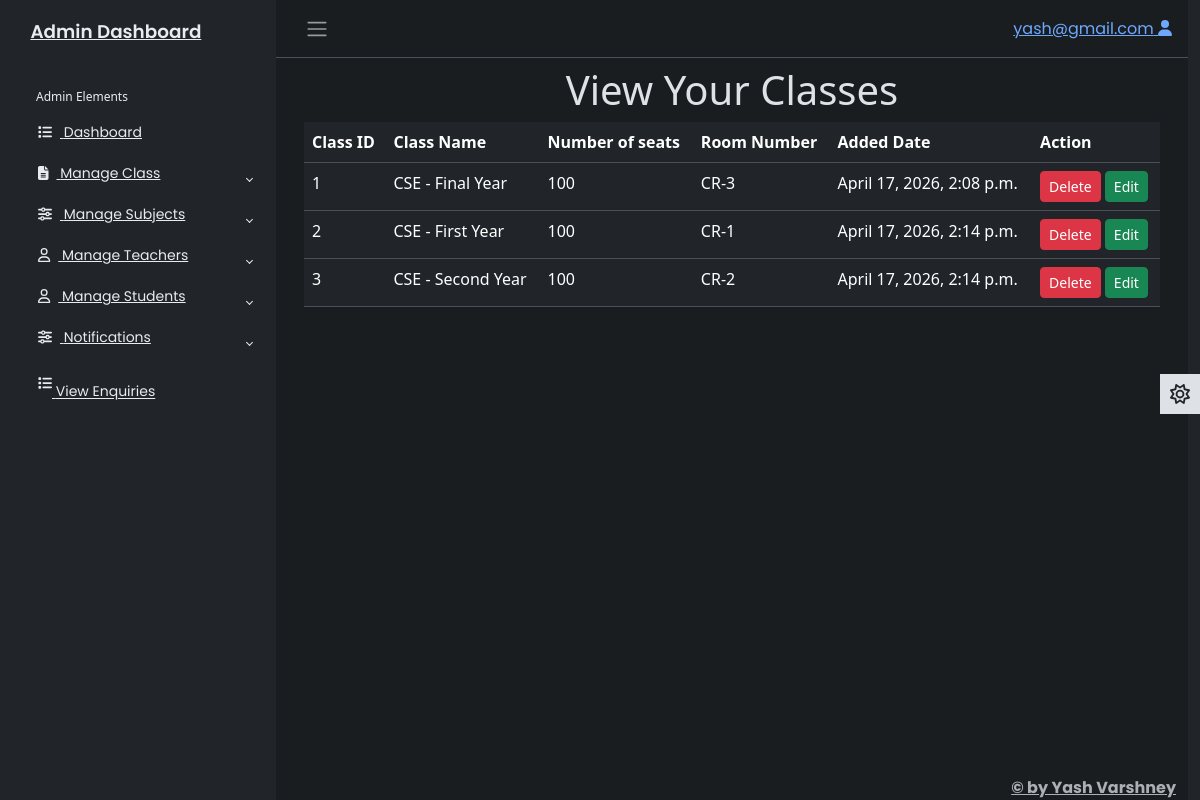
/adminapp/viewclass/ (signed in), run on the app's committed database.
### adminapp/models.py (models this page shows)
class Classes(models.Model):
    cid = models.IntegerField(primary_key=True,auto_created=True)
    class_name = models.CharField(max_length=30)
    seats = models.IntegerField()
    roomno = models.CharField(max_length=50)
    created_date = models.DateTimeField()

### adminapp/views.py (the view)
# urls.py: path('viewclass/',views.viewclass,name = 'viewclass'),
@cache_control(no_store = True,no_cache = True,must_revalidate = True)
def viewclass(req):
    try:
      if req.session['adminid']!=None:
        adminid = req.session['adminid']
        cl = Classes.objects.all()
        return render(req,'viewclass.html',{'adminid':adminid,'cl':cl})
    except KeyError:
       return redirect('login')

### adminapp/templates/viewclass.html
{% extends 'adminbase.html' %}
{% load static %}
{% block admin %}
<div class="row">
    <div class="col-sm-12">
        <h1 class="text-center">View Your Classes</h1>
        <table class="table">
            <tr>
                <th>Class ID</th>
                <th>Class Name</th>
                <th>Number of seats</th>
                <th>Room Number</th>
                <th>Added Date</th>
                <th>Action</th>
            </tr>
            {% for c in cl %}
            <tr>
                <td>{{c.cid}}</td>
                <td>{{c.class_name}}</td>
                <td>{{c.seats}}</td>
                <td>{{c.roomno}}</td>
                <td>{{c.created_date}}</td>
                <td>
                    <a href="{% url 'adminapp:delclass' cid=c.cid %}" class="btn btn-sm btn-danger">Delete</a>
                    <a href="{% url 'adminapp:editclass' id=c.cid %}" class="btn btn-sm btn-success">Edit</a>
                </td>
            </tr>
            {% endfor %}
        </table>
    </div>
</div>
{% endblock %}

### adminapp/static/css/adminstyle.css (style rules this page uses)
body { font-family: 'Poppins', sans-serif; font-size: 0.875rem; opacity: 1; overflow-y: scroll; margin: 0; }
a { cursor: pointer; text-decoration: none; font-family: 'Poppins', sans-serif; }

### data on the page
Classes: cid "1", class_name "CSE - Final Year", seats "100", roomno "CR-3", created_date "April 17, 2026, 2:08 p.m."
Classes: cid "2", class_name "CSE - First Year", seats "100", roomno "CR-1", created_date "April 17, 2026, 2:14 p.m."
Classes: cid "3", class_name "CSE - Second Year", seats "100", roomno "CR-2", created_date "April 17, 2026, 2:14 p.m."

### other printed values
{{ adminid }} "yash@gmail.com"
